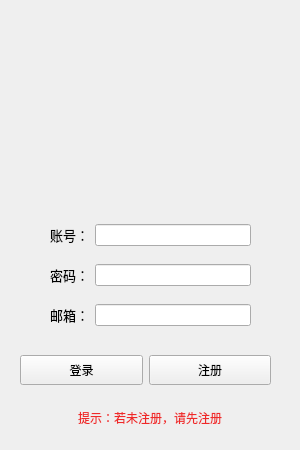
<?xml version="1.0" encoding="UTF-8"?>
<ui version="4.0">
 <class>LoginWindow</class>
 <widget class="QDialog" name="LoginWindow">
  <property name="geometry">
   <rect>
    <x>0</x>
    <y>0</y>
    <width>300</width>
    <height>450</height>
   </rect>
  </property>
  <property name="minimumSize">
   <size>
    <width>300</width>
    <height>450</height>
   </size>
  </property>
  <property name="maximumSize">
   <size>
    <width>300</width>
    <height>450</height>
   </size>
  </property>
  <property name="windowTitle">
   <string>桌面修仙登录</string>
  </property>
  <widget class="QLabel" name="label">
   <property name="geometry">
    <rect>
     <x>0</x>
     <y>0</y>
     <width>300</width>
     <height>200</height>
    </rect>
   </property>
   <property name="minimumSize">
    <size>
     <width>300</width>
     <height>200</height>
    </size>
   </property>
   <property name="maximumSize">
    <size>
     <width>300</width>
     <height>200</height>
    </size>
   </property>
   <property name="styleSheet">
    <string notr="true">image: url(:/res/logo.jpg);</string>
   </property>
   <property name="text">
    <string>&lt;html&gt;&lt;head/&gt;&lt;body&gt;&lt;p&gt;&lt;br/&gt;&lt;/p&gt;&lt;/body&gt;&lt;/html&gt;</string>
   </property>
  </widget>
  <widget class="QWidget" name="horizontalLayoutWidget">
   <property name="geometry">
    <rect>
     <x>20</x>
     <y>340</y>
     <width>251</width>
     <height>61</height>
    </rect>
   </property>
   <layout class="QHBoxLayout" name="horizontalLayout" stretch="1,1">
    <property name="leftMargin">
     <number>0</number>
    </property>
    <property name="topMargin">
     <number>0</number>
    </property>
    <property name="rightMargin">
     <number>0</number>
    </property>
    <property name="bottomMargin">
     <number>0</number>
    </property>
    <item>
     <widget class="QPushButton" name="star_btn">
      <property name="enabled">
       <bool>true</bool>
      </property>
      <property name="minimumSize">
       <size>
        <width>0</width>
        <height>30</height>
       </size>
      </property>
      <property name="focusPolicy">
       <enum>Qt::NoFocus</enum>
      </property>
      <property name="text">
       <string>登录</string>
      </property>
      <property name="autoDefault">
       <bool>false</bool>
      </property>
     </widget>
    </item>
    <item>
     <widget class="QPushButton" name="reg_btn">
      <property name="minimumSize">
       <size>
        <width>0</width>
        <height>30</height>
       </size>
      </property>
      <property name="focusPolicy">
       <enum>Qt::NoFocus</enum>
      </property>
      <property name="text">
       <string>注册</string>
      </property>
      <property name="autoDefault">
       <bool>false</bool>
      </property>
     </widget>
    </item>
   </layout>
  </widget>
  <widget class="QLabel" name="tip_text">
   <property name="geometry">
    <rect>
     <x>0</x>
     <y>405</y>
     <width>300</width>
     <height>25</height>
    </rect>
   </property>
   <property name="minimumSize">
    <size>
     <width>300</width>
     <height>25</height>
    </size>
   </property>
   <property name="maximumSize">
    <size>
     <width>300</width>
     <height>25</height>
    </size>
   </property>
   <property name="styleSheet">
    <string notr="true">color: rgb(239, 41, 41);</string>
   </property>
   <property name="text">
    <string>提示：若未注册，请先注册</string>
   </property>
   <property name="alignment">
    <set>Qt::AlignCenter</set>
   </property>
  </widget>
  <widget class="QWidget" name="horizontalLayoutWidget_2">
   <property name="geometry">
    <rect>
     <x>50</x>
     <y>220</y>
     <width>201</width>
     <height>31</height>
    </rect>
   </property>
   <layout class="QHBoxLayout" name="horizontalLayout_2">
    <property name="topMargin">
     <number>1</number>
    </property>
    <property name="bottomMargin">
     <number>1</number>
    </property>
    <item>
     <widget class="QLabel" name="label_2">
      <property name="text">
       <string>&lt;html&gt;&lt;head/&gt;&lt;body&gt;&lt;p&gt;&lt;span style=&quot; font-size:10pt;&quot;&gt;账号：&lt;/span&gt;&lt;/p&gt;&lt;/body&gt;&lt;/html&gt;</string>
      </property>
     </widget>
    </item>
    <item>
     <widget class="QLineEdit" name="username_text">
      <property name="maxLength">
       <number>16</number>
      </property>
     </widget>
    </item>
   </layout>
  </widget>
  <widget class="QWidget" name="horizontalLayoutWidget_3">
   <property name="geometry">
    <rect>
     <x>50</x>
     <y>260</y>
     <width>201</width>
     <height>31</height>
    </rect>
   </property>
   <layout class="QHBoxLayout" name="horizontalLayout_3">
    <property name="topMargin">
     <number>1</number>
    </property>
    <property name="bottomMargin">
     <number>1</number>
    </property>
    <item>
     <widget class="QLabel" name="label_3">
      <property name="text">
       <string>&lt;html&gt;&lt;head/&gt;&lt;body&gt;&lt;p&gt;&lt;span style=&quot; font-size:10pt;&quot;&gt;密码：&lt;/span&gt;&lt;/p&gt;&lt;/body&gt;&lt;/html&gt;</string>
      </property>
     </widget>
    </item>
    <item>
     <widget class="QLineEdit" name="password_text">
      <property name="maxLength">
       <number>16</number>
      </property>
      <property name="echoMode">
       <enum>QLineEdit::Normal</enum>
      </property>
     </widget>
    </item>
   </layout>
  </widget>
  <widget class="QWidget" name="horizontalLayoutWidget_4">
   <property name="geometry">
    <rect>
     <x>50</x>
     <y>300</y>
     <width>201</width>
     <height>31</height>
    </rect>
   </property>
   <layout class="QHBoxLayout" name="horizontalLayout_4">
    <property name="topMargin">
     <number>1</number>
    </property>
    <property name="bottomMargin">
     <number>1</number>
    </property>
    <item>
     <widget class="QLabel" name="label_4">
      <property name="text">
       <string>&lt;html&gt;&lt;head/&gt;&lt;body&gt;&lt;p&gt;&lt;span style=&quot; font-size:10pt;&quot;&gt;邮箱：&lt;/span&gt;&lt;/p&gt;&lt;/body&gt;&lt;/html&gt;</string>
      </property>
     </widget>
    </item>
    <item>
     <widget class="QLineEdit" name="email_text"/>
    </item>
   </layout>
  </widget>
 </widget>
 <resources/>
 <connections/>
</ui>
